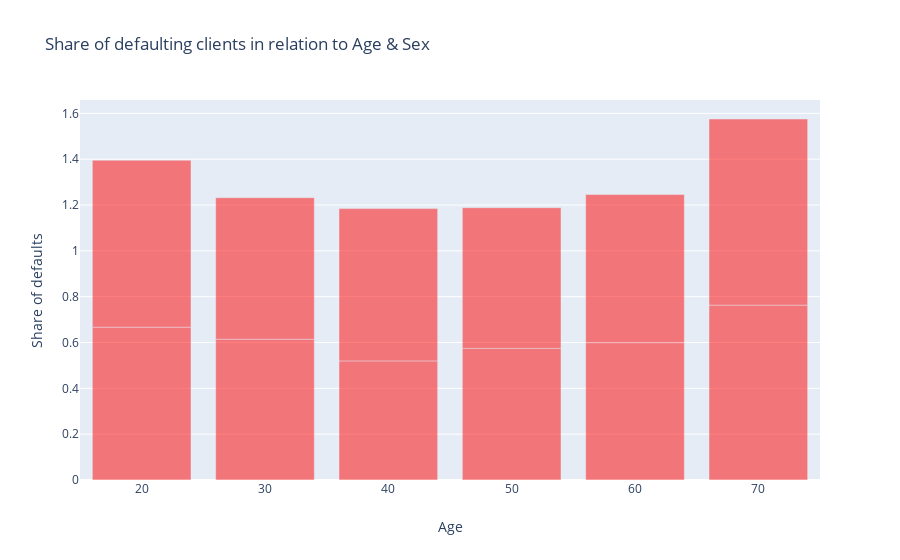

Here is the notebook cell this chart was saved with:
### Code cell
trace0=go.Bar(name="Mężczyźni", 
              x=df_age_groups[df_age_groups.sex=="Mezczyzna"].age_dec, 
              y=df_age_groups[df_age_groups.sex=="Mezczyzna"].is_default,
             marker=dict(
            color="blue",
            opacity=0.5
            ))
trace1=go.Bar(name='Kobiety', 
              x=df_age_groups[df_age_groups.sex!="Mezczyzna"].age_dec, 
              y=df_age_groups[df_age_groups.sex!="Mezczyzna"].is_default,
               marker=dict(
            color="red",
            opacity=0.5
            ))




data=[trace0,trace1]
figure=go.Figure(
    data=data,
    layout=go.Layout(
    
        barmode="group",
        title="Share of defaulting clients in relation to Age & Sex",
        yaxis=dict(title="Share of defaults"),
        xaxis=dict(title="Age")

    
    ))
iplot(figure)

### Figure 1 — Plotly figure (JSON) as saved in the notebook; plotly's stock layout.template omitted (floating-point values rounded to 4 significant figures)
{"data": [{"marker": {"color": "blue", "opacity": 0.5}, "name": "Mężczyźni", "type": "bar", "x": [], "y": []}, {"marker": {"color": "red", "opacity": 0.5}, "name": "Kobiety", "type": "bar", "x": [20, 20, 30, 30, 40, 40, 50, 50, 60, 60, 70, 70], "y": [0.6667, 0.7289, 0.6142, 0.6178, 0.5196, 0.6647, 0.5742, 0.6141, 0.5993, 0.6463, 0.7629, 0.8125]}], "layout": {"barmode": "group", "title": {"text": "Share of defaulting clients in relation to Age & Sex"}, "xaxis": {"title": {"text": "Age"}}, "yaxis": {"title": {"text": "Share of defaults"}}}}
